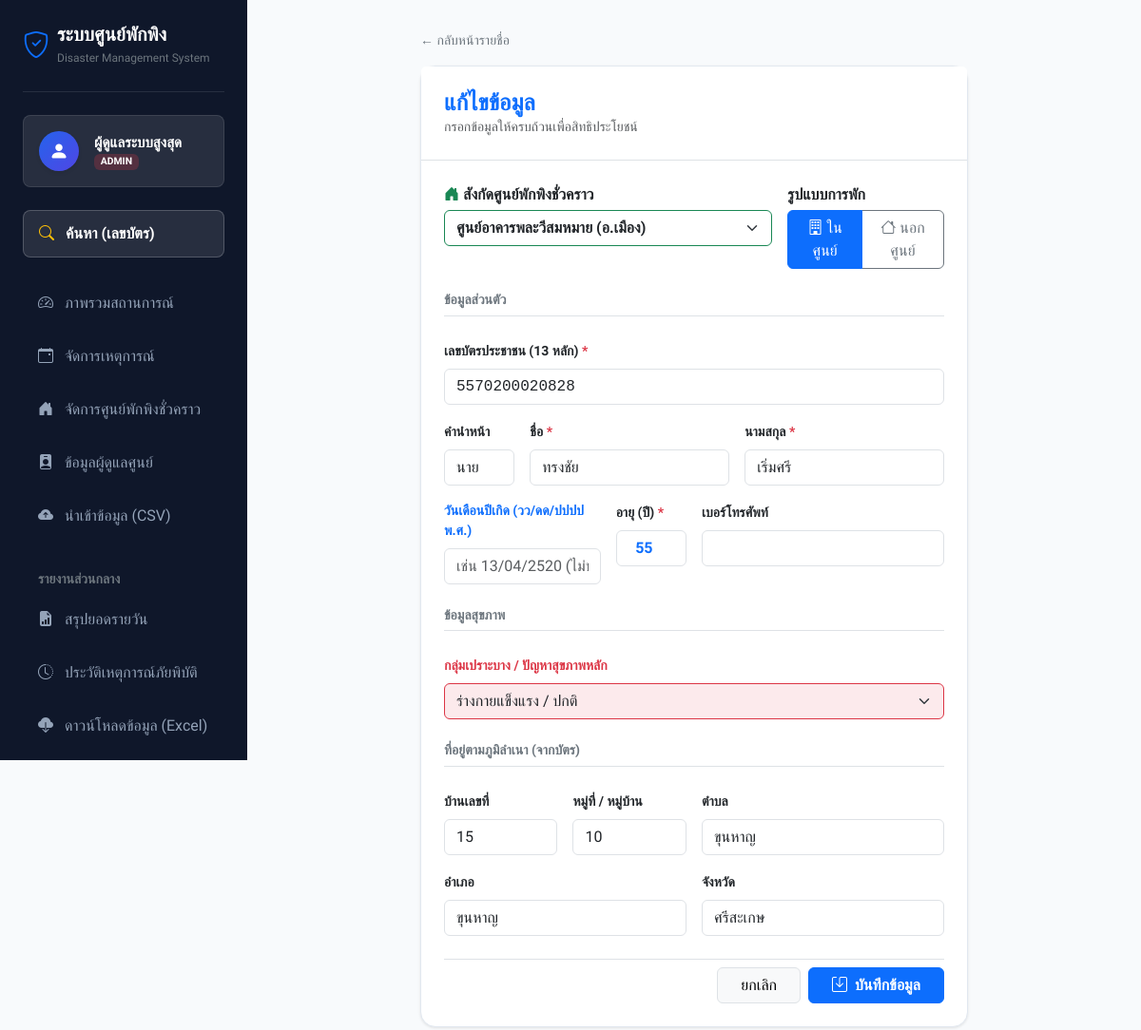
Page /evacuee_form.php?id=54190&shelter_id=22 (signed in) on the committed database.
### tables this page shows
CREATE TABLE `evacuees` (
  `id` int(11) NOT NULL,
  `event_id` int(11) DEFAULT NULL,
  `citizen_id` varchar(13) NOT NULL,
  `prefix` varchar(20) DEFAULT NULL,
  `first_name` varchar(100) NOT NULL,
  `last_name` varchar(100) NOT NULL,
  `age` int(11) DEFAULT NULL,
  `birth_date` date DEFAULT NULL,
  `health_condition` varchar(255) DEFAULT 'ไม่มี',
  `house_no` varchar(50) DEFAULT NULL,
  `village_no` varchar(50) DEFAULT NULL,
  `subdistrict` varchar(100) DEFAULT NULL,
  `district` varchar(100) DEFAULT NULL,
  `province` varchar(100) DEFAULT 'ศรีสะเกษ',
  `phone` varchar(20) DEFAULT NULL,
  `shelter_id` int(11) DEFAULT NULL,
  `accommodation_type` enum('inside','outside') DEFAULT 'inside',
  `outside_detail` text DEFAULT NULL,
  `check_in_date` date DEFAULT curdate(),
  `check_out_date` date DEFAULT NULL,
  `check_out_reason` varchar(255) DEFAULT NULL,
  `created_at` timestamp NOT NULL DEFAULT current_timestamp()
);

CREATE TABLE `shelters` (
  `id` int(11) NOT NULL,
  `name` varchar(150) NOT NULL,
  `district` varchar(100) NOT NULL,
  `province` varchar(100) DEFAULT 'ศรีสะเกษ',
  `capacity` int(11) DEFAULT 100,
  `status` enum('OPEN','CLOSED') DEFAULT 'OPEN',
  `current_event` varchar(150) DEFAULT NULL,
  `last_updated` timestamp NOT NULL DEFAULT current_timestamp() ON UPDATE current_timestamp()
);

### evacuee_form.php (the view, shortened to what this page needs)
<?php
require_once 'config/db.php';
require_once 'includes/header.php';
$shelter_id = $_GET['shelter_id'] ?? '';
$id = $_GET['id'] ?? '';
$prefill_citizen_id = $_GET['citizen_id'] ?? '';
$shelters = $pdo->query("SELECT * FROM shelters WHERE status = 'OPEN'")->fetchAll(PDO::FETCH_ASSOC);
$data = [
    'citizen_id' => $prefill_citizen_id,
    'prefix' => '',
    'first_name' => '', 'last_name' => '',
    'age' => '', 'birth_date' => '',
    'health_condition' => 'ไม่มี', 'phone' => '',
    'house_no' => '', 'village_no' => '', 'subdistrict' => '', 'district' => '', 'province' => 'ศรีสะเกษ',
    'accommodation_type' => 'inside',
    'outside_detail' => ''
];
$mode = 'add';
$title = 'ลงทะเบียนผู้พักพิงใหม่';
if ($id) {
    $mode = 'edit';
    $title = 'แก้ไขข้อมูล';
    $stmt = $pdo->prepare("SELECT * FROM evacuees WHERE id = ?");
    $stmt->execute([$id]);
    $fetched = $stmt->fetch(PDO::FETCH_ASSOC);
    if($fetched) {
        $data = $fetched;
        $shelter_id = $fetched['shelter_id'];
    }
} else if ($prefill_citizen_id) {
    $stmt_old = $pdo->prepare("SELECT * FROM evacuees WHERE citizen_id = ? ORDER BY id DESC LIMIT 1");
    $stmt_old->execute([$prefill_citizen_id]);
    $old_data = $stmt_old->fetch(PDO::FETCH_ASSOC);
    if ($old_data) {
        $data = $old_data;
        $title = 'ลงทะเบียนรับเข้าใหม่ (ดึงข้อมูลเดิม)';
        $data['accommodation_type'] = 'inside';
        $data['outside_detail'] = '';
    }
}
?>
<div class="row justify-content-center">
    <div class="col-lg-8">
        <div class="d-flex align-items-center gap-2 mb-3 text-secondary small">
            <?php if($shelter_id): ?>
                <a href="evacuee_list.php?shelter_id=<?php echo $shelter_id; ?>" class="text-decoration-none text-secondary">&larr; กลับหน้ารายชื่อ</a>
            <?php else: ?>
                <a href="search_evacuee.php" class="text-decoration-none text-secondary">&larr; กลับหน้าค้นหา</a>
            <?php endif; ?>
        </div>
        <div class="card card-modern animate-fade-in">
            <div class="card-header bg-white border-bottom p-4">
                <div>
                    <h4 class="mb-0 fw-bold text-primary"><?php echo $title; ?></h4>
                    <p class="text-muted small mb-0">กรอกข้อมูลให้ครบถ้วนเพื่อสิทธิประโยชน์</p>
                </div>
            </div>
            <div class="card-body p-4">
                <form action="evacuee_save.php" method="POST" id="evacueeForm">
                    <div class="row mb-4 g-3">
                        <div class="col-md-8">
                            <label class="fw-bold text-dark mb-1"><i class="bi bi-house-door-fill text-success"></i> สังกัดศูนย์พักพิงชั่วคราว</label>
                            <?php if($_SESSION['role'] == 'STAFF'): ?>
                                <input type="hidden" name="shelter_id" value="<?php echo $shelter_id; ?>">
                                <input type="text" class="form-control bg-light fw-bold" value="<?php
                                    foreach($shelters as $s) { if($s['id'] == $shelter_id) echo $s['name']; }
                                ?>" readonly>
                            <?php else: ?>
                                <select name="shelter_id" class="form-select border-success fw-bold" required>
                                    <?php foreach($shelters as $s): ?>
                                        <option value="<?php echo $s['id']; ?>" <?php echo ($s['id'] == $shelter_id) ? 'selected' : ''; ?>>
                                            <?php echo $s['name']; ?> (อ.<?php echo $s['district']; ?>)
                                        </option>
                                    <?php endforeach; ?>
                                </select>
                            <?php endif; ?>
                        </div>
                        <div class="col-md-4">
                            <label class="fw-bold text-dark mb-1">รูปแบบการพัก</label>
                            <div class="btn-group w-100" role="group">
                                <label class="btn btn-outline-primary" for="acc_inside"><i class="bi bi-building"></i> ในศูนย์</label>
                                <label class="btn btn-outline-secondary" for="acc_outside"><i class="bi bi-house"></i> นอกศูนย์</label>
                            </div>
                        </div>
                    </div>
                    <div class="row g-3 mb-4">
                        <div class="col-12"><h6 class="text-uppercase text-secondary small fw-bold border-bottom pb-2">ข้อมูลส่วนตัว</h6></div>
                        <div class="col-md-12">
                            <label class="form-label small fw-bold">เลขบัตรประชาชน (13 หลัก) <span class="text-danger">*</span></label>
                            <input type="text" name="citizen_id" id="citizen_id" class="form-control font-monospace" maxlength="13"
                                   value="<?php echo $data['citizen_id']; ?>" required placeholder="x-xxxx-xxxxx-xx-x"
                                   <?php echo ($prefill_citizen_id && $mode == 'add') ? 'readonly' : ''; ?> autofocus>
                        </div>
                        <div class="col-md-2">
                            <label class="form-label small fw-bold">คำนำหน้า</label>
                            <input type="text" name="prefix" id="prefix" class="form-control" list="prefix_list"
                                   value="<?php echo $data['prefix']; ?>" placeholder="ระบุ" required>
                        </div>
                        <div class="col-md-5">
                            <label class="form-label small fw-bold">ชื่อ <span class="text-danger">*</span></label>
                            <input type="text" name="first_name" id="first_name" class="form-control" required value="<?php echo $data['first_name']; ?>">
                        </div>
                        <div class="col-md-5">
                            <label class="form-label small fw-bold">นามสกุล <span class="text-danger">*</span></label>
                            <input type="text" name="last_name" id="last_name" class="form-control" required value="<?php echo $data['last_name']; ?>">
                        </div>
                        <div class="col-md-4">
                            <label class="form-label small fw-bold text-primary">วันเดือนปีเกิด (วว/ดด/ปปปป พ.ศ.)</label>
                            <input type="text" id="birth_date_thai" class="form-control"
                                   placeholder="เช่น 13/04/2520 (ไม่บังคับ)" maxlength="10"
                                   onkeyup="formatThaiDate(this)" onblur="syncDateToDB()">
                        </div>
                        <div class="col-md-2">
                            <label class="form-label small fw-bold">อายุ (ปี) <span class="text-danger">*</span></label>
                            <input type="number" name="age" id="age" class="form-control fw-bold text-primary text-center"
                                   required value="<?php echo $data['age']; ?>">
                        </div>
                        <div class="col-md-6">
                            <label class="form-label small fw-bold">เบอร์โทรศัพท์</label>
                            <input type="text" name="phone" class="form-control" value="<?php echo $data['phone']; ?>">
                        </div>
                    </div>
                    <div class="row g-3 mb-4">
                        <div class="col-12"><h6 class="text-uppercase text-secondary small fw-bold border-bottom pb-2">ข้อมูลสุขภาพ</h6></div>
                        <div class="col-md-12">
                            <label class="form-label small fw-bold text-danger">กลุ่มเปราะบาง / ปัญหาสุขภาพหลัก</label>
                            <select name="health_condition" id="health_condition" class="form-select border-danger bg-danger bg-opacity-10">
                                <option value="ไม่มี" <?php echo ($data['health_condition'] == 'ไม่มี') ? 'selected' : ''; ?>>ร่างกายแข็งแรง / ปกติ</option>
                            </select>
                        </div>
                    </div>
                    <div class="row g-3 mb-4">
                        <div class="col-12"><h6 class="text-uppercase text-secondary small fw-bold border-bottom pb-2">ที่อยู่ตามภูมิลำเนา (จากบัตร)</h6></div>
                        <div class="col-md-3">
                            <label class="form-label small fw-bold">บ้านเลขที่</label>
                            <input type="text" name="house_no" id="house_no" class="form-control" value="<?php echo $data['house_no']; ?>">
                        </div>
                        <div class="col-md-3">
                            <label class="form-label small fw-bold">หมู่ที่ / หมู่บ้าน</label>
                            <input type="text" name="village_no" id="village_no" class="form-control" value="<?php echo $data['village_no']; ?>">
                        </div>
                        <div class="col-md-6">
                            <label class="form-label small fw-bold">ตำบล</label>
                            <input type="text" name="subdistrict" id="subdistrict" class="form-control" value="<?php echo $data['subdistrict']; ?>">
                        </div>
                        <div class="col-md-6">
                            <label class="form-label small fw-bold">อำเภอ</label>
                            <input type="text" name="district" id="district" class="form-control" value="<?php echo $data['district']; ?>">
                        </div>
                        <div class="col-md-6">
                            <label class="form-label small fw-bold">จังหวัด</label>
                            <input type="text" name="province" id="province" class="form-control" value="<?php echo $data['province']; ?>">
                        </div>
                    </div>
                    <div class="d-grid gap-2 d-md-flex justify-content-md-end pt-2 border-top">
                        <a href="#" onclick="history.back()" class="btn btn-light border px-4">ยกเลิก</a>
                        <button type="button" onclick="handleSave()" class="btn btn-primary px-4 fw-bold">
                            <i class="bi bi-save me-1"></i> บันทึกข้อมูล
                        </button>
                    </div>
                </form>
            </div>
        </div>
    </div>
</div>
<?php require_once 'includes/footer.php'; ?>

### assets/css/style.css (style rules this page uses)
:root { --sidebar-width: 260px; --primary-color: #2563eb; --bg-color: #f8fafc; --sidebar-bg: #0f172a; --text-color: #334155; }
body { font-family: 'Sarabun', sans-serif; background-color: var(--bg-color); color: var(--text-color); overflow-x: hidden; }
.card-modern { background: white; border: 1px solid #e2e8f0; border-radius: 1rem; box-shadow: 0 1px 3px rgba(0,0,0,0.1); }

### rows in the picture
evacuees: shelter_id "ศูนย์อาคารพละวีสมหมาย (อ.เมือง)", citizen_id "5570200020828", prefix "นาย", first_name "ทรงชัย", last_name "เริ่มศรี", age "55", health_condition "ร่างกายแข็งแรง / ปกติ", house_no "15", village_no "10", subdistrict "ขุนหาญ", district "ขุนหาญ", province "ศรีสะเกษ"

### other values in the picture
$_SESSION['fullname'] "ผู้ดูแลระบบสูงสุด"
$_SESSION['role'] "ADMIN"
$title "แก้ไขข้อมูล"
